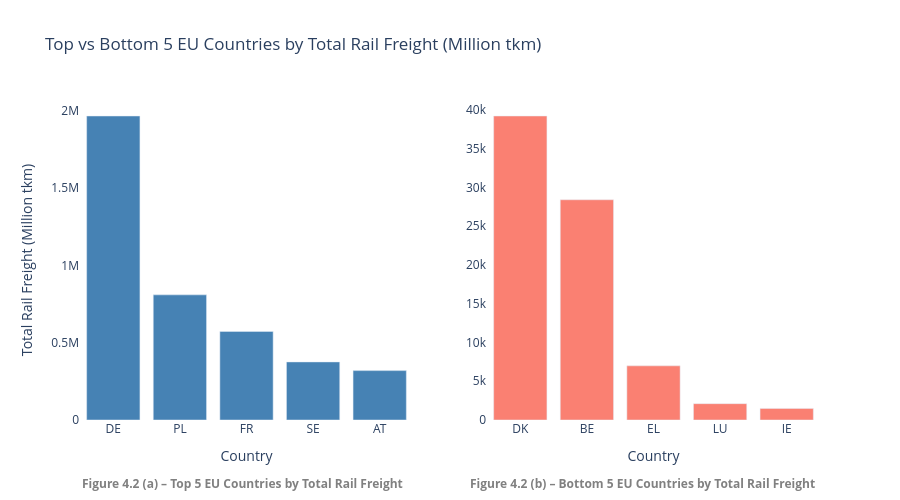

The notebook cell this image was saved under:
### Code cell
from plotly.subplots import make_subplots
import plotly.graph_objects as go

# Top 5
top5 = total_freight.sort_values(by="million_tkm", ascending=False).head(5)

# Bottom 5
bottom5 = (
    total_freight.sort_values(by="million_tkm", ascending=True)
    .head(5)
    .sort_values(by="million_tkm", ascending=False)
)

# Subplots
fig = make_subplots(
    rows=1, cols=2
)

# Top 5 Bar Chart
fig.add_trace(
    go.Bar(
        x=top5["country"],
        y=top5["million_tkm"],
        marker_color="steelblue"
    ),
    row=1, col=1
)

# Bottom 5 Bar Chart
fig.add_trace(
    go.Bar(
        x=bottom5["country"],
        y=bottom5["million_tkm"],
        marker_color="salmon"
    ),
    row=1, col=2
)

# Layout Formatting
fig.update_layout(
    title="Top vs Bottom 5 EU Countries by Total Rail Freight (Million tkm)",
    plot_bgcolor="white",
    showlegend=False,
    height=500
)


fig.update_xaxes(title_text="Country", tickangle=0, row=1, col=1)
fig.update_xaxes(title_text="Country", tickangle=0, row=1, col=2)

fig.update_yaxes(title_text="Total Rail Freight (Million tkm)", row=1, col=1)

fig.add_annotation(
    text="<b>Figure 4.2 (a) – Top 5 EU Countries by Total Rail Freight </b>",
    xref="paper", yref="paper",
    x=0, y=-0.23,
    showarrow=False,
    font=dict(size=12, color="gray"),
    align="left"
)

fig.add_annotation(
    text="<b>Figure 4.2 (b) – Bottom 5 EU Countries by Total Rail Freight </b>",
    xref="paper", yref="paper",
    x=1, y=-0.23,
    showarrow=False,
    font=dict(size=12, color="gray"),
    align="left"
)

fig.show()

### Figure 1 — Plotly figure (JSON) as saved in the notebook; plotly's stock layout.template omitted (floating-point values rounded to 4 significant figures)
{"data": [{"marker": {"color": "steelblue"}, "type": "bar", "x": ["DE", "PL", "FR", "SE", "AT"], "xaxis": "x", "y": [1965048, 808877, 572376, 375355, 319264], "yaxis": "y"}, {"marker": {"color": "salmon"}, "type": "bar", "x": ["DK", "BE", "EL", "LU", "IE"], "xaxis": "x2", "y": [39195, 28395, 6982, 2105, 1495], "yaxis": "y2"}], "layout": {"annotations": [{"align": "left", "font": {"color": "gray", "size": 12}, "showarrow": false, "text": "<b>Figure 4.2 (a) – Top 5 EU Countries by Total Rail Freight </b>", "x": 0, "xref": "paper", "y": -0.23, "yref": "paper"}, {"align": "left", "font": {"color": "gray", "size": 12}, "showarrow": false, "text": "<b>Figure 4.2 (b) – Bottom 5 EU Countries by Total Rail Freight </b>", "x": 1, "xref": "paper", "y": -0.23, "yref": "paper"}], "height": 500, "plot_bgcolor": "white", "showlegend": false, "title": {"text": "Top vs Bottom 5 EU Countries by Total Rail Freight (Million tkm)"}, "xaxis": {"anchor": "y", "domain": [0, 0.45], "tickangle": 0, "title": {"text": "Country"}}, "xaxis2": {"anchor": "y2", "domain": [0.55, 1], "tickangle": 0, "title": {"text": "Country"}}, "yaxis": {"anchor": "x", "domain": [0, 1], "title": {"text": "Total Rail Freight (Million tkm)"}}, "yaxis2": {"anchor": "x2", "domain": [0, 1]}}}
